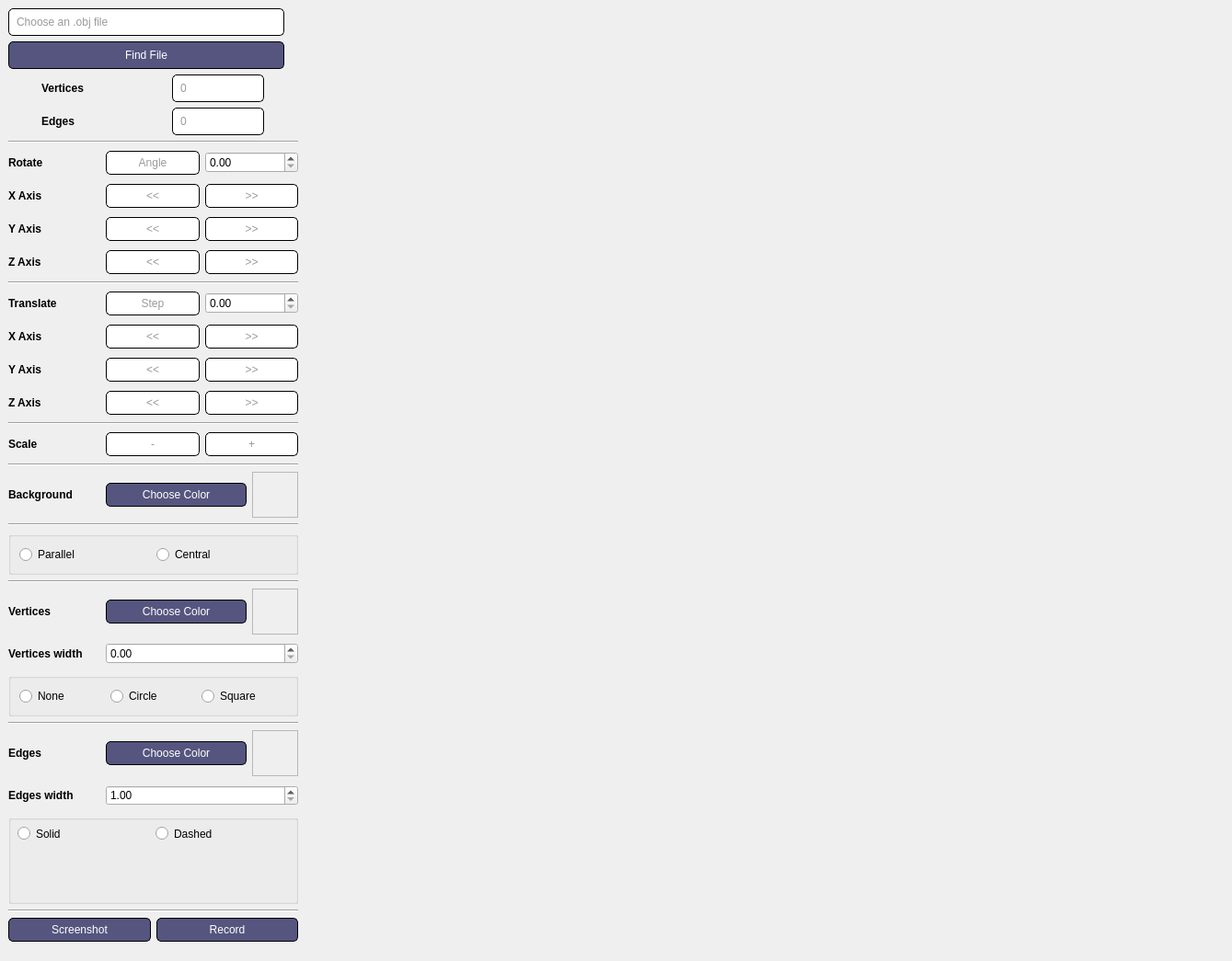
<?xml version="1.0" encoding="UTF-8"?>
<ui version="4.0">
 <class>MainWindow</class>
 <widget class="QMainWindow" name="MainWindow">
  <property name="geometry">
   <rect>
    <x>0</x>
    <y>0</y>
    <width>1339</width>
    <height>1045</height>
   </rect>
  </property>
  <property name="sizePolicy">
   <sizepolicy hsizetype="Minimum" vsizetype="Minimum">
    <horstretch>0</horstretch>
    <verstretch>0</verstretch>
   </sizepolicy>
  </property>
  <property name="minimumSize">
   <size>
    <width>800</width>
    <height>600</height>
   </size>
  </property>
  <property name="windowTitle">
   <string>3D Viewer</string>
  </property>
  <widget class="QWidget" name="centralwidget">
   <layout class="QHBoxLayout" name="horizontalLayout">
    <item>
     <layout class="QVBoxLayout" name="verticalLayout">
      <property name="spacing">
       <number>6</number>
      </property>
      <property name="bottomMargin">
       <number>12</number>
      </property>
      <item>
       <widget class="QLabel" name="filename">
        <property name="minimumSize">
         <size>
          <width>300</width>
          <height>30</height>
         </size>
        </property>
        <property name="maximumSize">
         <size>
          <width>300</width>
          <height>30</height>
         </size>
        </property>
        <property name="styleSheet">
         <string notr="true">QLabel {
	border: 1px solid black;
	border-radius: 5px;
	padding: 5px;
	color: rgb(154, 153, 155);
	background: white;
}
</string>
        </property>
        <property name="text">
         <string>Choose an .obj file</string>
        </property>
       </widget>
      </item>
      <item>
       <widget class="QPushButton" name="pushButton">
        <property name="minimumSize">
         <size>
          <width>300</width>
          <height>30</height>
         </size>
        </property>
        <property name="maximumSize">
         <size>
          <width>300</width>
          <height>30</height>
         </size>
        </property>
        <property name="styleSheet">
         <string notr="true">QPushButton {
	border: 1px solid black;
	border-radius: 5px;
	padding: 5px;
	color: rgb(255, 255, 255);
	background: rgb(85,85,127);
}</string>
        </property>
        <property name="text">
         <string>Find File</string>
        </property>
       </widget>
      </item>
      <item>
       <layout class="QGridLayout" name="gridLayout_2">
        <item row="0" column="0">
         <widget class="QLabel" name="label_4">
          <property name="minimumSize">
           <size>
            <width>100</width>
            <height>30</height>
           </size>
          </property>
          <property name="maximumSize">
           <size>
            <width>100</width>
            <height>30</height>
           </size>
          </property>
          <property name="font">
           <font>
            <bold>true</bold>
           </font>
          </property>
          <property name="text">
           <string>Vertices</string>
          </property>
         </widget>
        </item>
        <item row="0" column="1">
         <widget class="QLabel" name="label_3">
          <property name="minimumSize">
           <size>
            <width>100</width>
            <height>30</height>
           </size>
          </property>
          <property name="maximumSize">
           <size>
            <width>100</width>
            <height>30</height>
           </size>
          </property>
          <property name="styleSheet">
           <string notr="true">QLabel {
	border: 1px solid black;
	border-radius: 5px;
	padding: 5px;
	color: rgb(154, 153, 155);
	background: white;
}
</string>
          </property>
          <property name="text">
           <string>0</string>
          </property>
         </widget>
        </item>
       </layout>
      </item>
      <item>
       <layout class="QGridLayout" name="gridLayout_3">
        <item row="0" column="1">
         <widget class="QLabel" name="label_5">
          <property name="minimumSize">
           <size>
            <width>100</width>
            <height>30</height>
           </size>
          </property>
          <property name="maximumSize">
           <size>
            <width>100</width>
            <height>30</height>
           </size>
          </property>
          <property name="styleSheet">
           <string notr="true">QLabel {
	border: 1px solid black;
	border-radius: 5px;
	padding: 5px;
	color: rgb(154, 153, 155);
	background: white;
}
</string>
          </property>
          <property name="text">
           <string>0</string>
          </property>
         </widget>
        </item>
        <item row="0" column="0">
         <widget class="QLabel" name="label_6">
          <property name="minimumSize">
           <size>
            <width>100</width>
            <height>30</height>
           </size>
          </property>
          <property name="maximumSize">
           <size>
            <width>100</width>
            <height>30</height>
           </size>
          </property>
          <property name="font">
           <font>
            <bold>true</bold>
           </font>
          </property>
          <property name="text">
           <string>Edges</string>
          </property>
         </widget>
        </item>
       </layout>
      </item>
      <item>
       <widget class="Line" name="line">
        <property name="orientation">
         <enum>Qt::Horizontal</enum>
        </property>
       </widget>
      </item>
      <item>
       <layout class="QGridLayout" name="gridLayout_4">
        <item row="0" column="0">
         <widget class="QLabel" name="label_8">
          <property name="minimumSize">
           <size>
            <width>100</width>
            <height>30</height>
           </size>
          </property>
          <property name="maximumSize">
           <size>
            <width>100</width>
            <height>30</height>
           </size>
          </property>
          <property name="font">
           <font>
            <bold>true</bold>
           </font>
          </property>
          <property name="text">
           <string>Rotate</string>
          </property>
         </widget>
        </item>
        <item row="0" column="1">
         <widget class="QPushButton" name="pushButton_2">
          <property name="styleSheet">
           <string notr="true">QPushButton{
	border: 1px solid black;
	border-radius: 5px;
	padding: 5px;
	color: rgb(154, 153, 155);
	background: white;
}
</string>
          </property>
          <property name="text">
           <string>Angle</string>
          </property>
         </widget>
        </item>
        <item row="0" column="2">
         <widget class="QDoubleSpinBox" name="rotateAngle">
          <property name="decimals">
           <number>2</number>
          </property>
          <property name="maximum">
           <double>360.000000000000000</double>
          </property>
         </widget>
        </item>
       </layout>
      </item>
      <item>
       <layout class="QGridLayout" name="RotateXGroup">
        <item row="0" column="2">
         <widget class="QPushButton" name="rotateXRight">
          <property name="styleSheet">
           <string notr="true">QPushButton{
	border: 1px solid black;
	border-radius: 5px;
	padding: 5px;
	color: rgb(154, 153, 155);
	background: white;
}</string>
          </property>
          <property name="text">
           <string>&gt;&gt;</string>
          </property>
         </widget>
        </item>
        <item row="0" column="0">
         <widget class="QLabel" name="label_16">
          <property name="minimumSize">
           <size>
            <width>100</width>
            <height>30</height>
           </size>
          </property>
          <property name="maximumSize">
           <size>
            <width>100</width>
            <height>30</height>
           </size>
          </property>
          <property name="font">
           <font>
            <bold>true</bold>
           </font>
          </property>
          <property name="text">
           <string>X Axis</string>
          </property>
         </widget>
        </item>
        <item row="0" column="1">
         <widget class="QPushButton" name="rotatexLeft">
          <property name="styleSheet">
           <string notr="true">QPushButton{
	border: 1px solid black;
	border-radius: 5px;
	padding: 5px;
	color: rgb(154, 153, 155);
	background: white;
}
</string>
          </property>
          <property name="text">
           <string>&lt;&lt;</string>
          </property>
         </widget>
        </item>
       </layout>
      </item>
      <item>
       <layout class="QGridLayout" name="RotateYGroup">
        <item row="0" column="0">
         <widget class="QLabel" name="label_17">
          <property name="minimumSize">
           <size>
            <width>100</width>
            <height>30</height>
           </size>
          </property>
          <property name="maximumSize">
           <size>
            <width>100</width>
            <height>30</height>
           </size>
          </property>
          <property name="font">
           <font>
            <bold>true</bold>
           </font>
          </property>
          <property name="text">
           <string>Y Axis</string>
          </property>
         </widget>
        </item>
        <item row="0" column="1">
         <widget class="QPushButton" name="rotateYLeft">
          <property name="styleSheet">
           <string notr="true">QPushButton{
	border: 1px solid black;
	border-radius: 5px;
	padding: 5px;
	color: rgb(154, 153, 155);
	background: white;
}
</string>
          </property>
          <property name="text">
           <string>&lt;&lt;</string>
          </property>
         </widget>
        </item>
        <item row="0" column="2">
         <widget class="QPushButton" name="rotateYRight">
          <property name="styleSheet">
           <string notr="true">QPushButton{
	border: 1px solid black;
	border-radius: 5px;
	padding: 5px;
	color: rgb(154, 153, 155);
	background: white;
}</string>
          </property>
          <property name="text">
           <string>&gt;&gt;</string>
          </property>
         </widget>
        </item>
       </layout>
      </item>
      <item>
       <layout class="QGridLayout" name="RotateZGroup">
        <item row="0" column="0">
         <widget class="QLabel" name="label_18">
          <property name="minimumSize">
           <size>
            <width>100</width>
            <height>30</height>
           </size>
          </property>
          <property name="maximumSize">
           <size>
            <width>100</width>
            <height>30</height>
           </size>
          </property>
          <property name="font">
           <font>
            <bold>true</bold>
           </font>
          </property>
          <property name="text">
           <string>Z Axis</string>
          </property>
         </widget>
        </item>
        <item row="0" column="1">
         <widget class="QPushButton" name="rotateZLeft">
          <property name="styleSheet">
           <string notr="true">QPushButton{
	border: 1px solid black;
	border-radius: 5px;
	padding: 5px;
	color: rgb(154, 153, 155);
	background: white;
}
</string>
          </property>
          <property name="text">
           <string>&lt;&lt;</string>
          </property>
         </widget>
        </item>
        <item row="0" column="2">
         <widget class="QPushButton" name="rotateZRight">
          <property name="styleSheet">
           <string notr="true">QPushButton{
	border: 1px solid black;
	border-radius: 5px;
	padding: 5px;
	color: rgb(154, 153, 155);
	background: white;
}</string>
          </property>
          <property name="text">
           <string>&gt;&gt;</string>
          </property>
         </widget>
        </item>
       </layout>
      </item>
      <item>
       <widget class="Line" name="line_2">
        <property name="orientation">
         <enum>Qt::Horizontal</enum>
        </property>
       </widget>
      </item>
      <item>
       <layout class="QGridLayout" name="gridLayout_8">
        <item row="0" column="0">
         <widget class="QLabel" name="label_15">
          <property name="minimumSize">
           <size>
            <width>100</width>
            <height>30</height>
           </size>
          </property>
          <property name="maximumSize">
           <size>
            <width>100</width>
            <height>30</height>
           </size>
          </property>
          <property name="font">
           <font>
            <bold>true</bold>
           </font>
          </property>
          <property name="text">
           <string>Translate</string>
          </property>
         </widget>
        </item>
        <item row="0" column="1">
         <widget class="QPushButton" name="pushButton_4">
          <property name="styleSheet">
           <string notr="true">QPushButton{
	border: 1px solid black;
	border-radius: 5px;
	padding: 5px;
	color: rgb(154, 153, 155);
	background: white;
}
</string>
          </property>
          <property name="text">
           <string>Step</string>
          </property>
         </widget>
        </item>
        <item row="0" column="2">
         <widget class="QDoubleSpinBox" name="stepTranslate"/>
        </item>
       </layout>
      </item>
      <item>
       <layout class="QGridLayout" name="TraslateXGroup">
        <item row="0" column="0">
         <widget class="QLabel" name="label_19">
          <property name="minimumSize">
           <size>
            <width>100</width>
            <height>30</height>
           </size>
          </property>
          <property name="maximumSize">
           <size>
            <width>100</width>
            <height>30</height>
           </size>
          </property>
          <property name="font">
           <font>
            <bold>true</bold>
           </font>
          </property>
          <property name="text">
           <string>X Axis</string>
          </property>
         </widget>
        </item>
        <item row="0" column="1">
         <widget class="QPushButton" name="translateXLeft">
          <property name="styleSheet">
           <string notr="true">QPushButton{
	border: 1px solid black;
	border-radius: 5px;
	padding: 5px;
	color: rgb(154, 153, 155);
	background: white;
}
</string>
          </property>
          <property name="text">
           <string>&lt;&lt;</string>
          </property>
         </widget>
        </item>
        <item row="0" column="2">
         <widget class="QPushButton" name="translateXRight">
          <property name="styleSheet">
           <string notr="true">QPushButton{
	border: 1px solid black;
	border-radius: 5px;
	padding: 5px;
	color: rgb(154, 153, 155);
	background: white;
}</string>
          </property>
          <property name="text">
           <string>&gt;&gt;</string>
          </property>
         </widget>
        </item>
       </layout>
      </item>
      <item>
       <layout class="QGridLayout" name="TraslateYGroup">
        <item row="0" column="1">
         <widget class="QPushButton" name="translateYLeft">
          <property name="styleSheet">
           <string notr="true">QPushButton{
	border: 1px solid black;
	border-radius: 5px;
	padding: 5px;
	color: rgb(154, 153, 155);
	background: white;
}
</string>
          </property>
          <property name="text">
           <string>&lt;&lt;</string>
          </property>
         </widget>
        </item>
        <item row="0" column="0">
         <widget class="QLabel" name="label_22">
          <property name="minimumSize">
           <size>
            <width>100</width>
            <height>30</height>
           </size>
          </property>
          <property name="maximumSize">
           <size>
            <width>100</width>
            <height>30</height>
           </size>
          </property>
          <property name="font">
           <font>
            <bold>true</bold>
           </font>
          </property>
          <property name="text">
           <string>Y Axis</string>
          </property>
         </widget>
        </item>
        <item row="0" column="2">
         <widget class="QPushButton" name="translateYRight">
          <property name="styleSheet">
           <string notr="true">QPushButton{
	border: 1px solid black;
	border-radius: 5px;
	padding: 5px;
	color: rgb(154, 153, 155);
	background: white;
}</string>
          </property>
          <property name="text">
           <string>&gt;&gt;</string>
          </property>
         </widget>
        </item>
       </layout>
      </item>
      <item>
       <layout class="QGridLayout" name="TraslateZGroup">
        <item row="0" column="2">
         <widget class="QPushButton" name="translateZRight">
          <property name="styleSheet">
           <string notr="true">QPushButton{
	border: 1px solid black;
	border-radius: 5px;
	padding: 5px;
	color: rgb(154, 153, 155);
	background: white;
}</string>
          </property>
          <property name="text">
           <string>&gt;&gt;</string>
          </property>
         </widget>
        </item>
        <item row="0" column="1">
         <widget class="QPushButton" name="translateZLeft">
          <property name="styleSheet">
           <string notr="true">QPushButton{
	border: 1px solid black;
	border-radius: 5px;
	padding: 5px;
	color: rgb(154, 153, 155);
	background: white;
}
</string>
          </property>
          <property name="text">
           <string>&lt;&lt;</string>
          </property>
         </widget>
        </item>
        <item row="0" column="0">
         <widget class="QLabel" name="label_23">
          <property name="minimumSize">
           <size>
            <width>100</width>
            <height>30</height>
           </size>
          </property>
          <property name="maximumSize">
           <size>
            <width>100</width>
            <height>30</height>
           </size>
          </property>
          <property name="font">
           <font>
            <bold>true</bold>
           </font>
          </property>
          <property name="text">
           <string>Z Axis</string>
          </property>
         </widget>
        </item>
       </layout>
      </item>
      <item>
       <widget class="Line" name="line_3">
        <property name="orientation">
         <enum>Qt::Horizontal</enum>
        </property>
       </widget>
      </item>
      <item>
       <layout class="QGridLayout" name="gridLayout_17">
        <item row="0" column="0">
         <widget class="QLabel" name="label_24">
          <property name="minimumSize">
           <size>
            <width>100</width>
            <height>30</height>
           </size>
          </property>
          <property name="maximumSize">
           <size>
            <width>100</width>
            <height>30</height>
           </size>
          </property>
          <property name="font">
           <font>
            <bold>true</bold>
           </font>
          </property>
          <property name="text">
           <string>Scale</string>
          </property>
         </widget>
        </item>
        <item row="0" column="1">
         <widget class="QPushButton" name="scaleMinus">
          <property name="styleSheet">
           <string notr="true">QPushButton{
	border: 1px solid black;
	border-radius: 5px;
	padding: 5px;
	color: rgb(154, 153, 155);
	background: white;
}
</string>
          </property>
          <property name="text">
           <string>-</string>
          </property>
         </widget>
        </item>
        <item row="0" column="2">
         <widget class="QPushButton" name="scalePlus">
          <property name="styleSheet">
           <string notr="true">QPushButton{
	border: 1px solid black;
	border-radius: 5px;
	padding: 5px;
	color: rgb(154, 153, 155);
	background: white;
}</string>
          </property>
          <property name="text">
           <string>+</string>
          </property>
         </widget>
        </item>
       </layout>
      </item>
      <item>
       <widget class="Line" name="line_4">
        <property name="orientation">
         <enum>Qt::Horizontal</enum>
        </property>
       </widget>
      </item>
      <item>
       <layout class="QGridLayout" name="gridLayout_19">
        <item row="0" column="0">
         <widget class="QLabel" name="LabBackground">
          <property name="minimumSize">
           <size>
            <width>100</width>
            <height>30</height>
           </size>
          </property>
          <property name="maximumSize">
           <size>
            <width>100</width>
            <height>30</height>
           </size>
          </property>
          <property name="font">
           <font>
            <bold>true</bold>
           </font>
          </property>
          <property name="text">
           <string>Background</string>
          </property>
         </widget>
        </item>
        <item row="0" column="1">
         <widget class="QPushButton" name="pushButton_24">
          <property name="styleSheet">
           <string notr="true">QPushButton {
	border: 1px solid black;
	border-radius: 5px;
	padding: 5px;
	color: rgb(255, 255, 255);
	background: rgb(85,85,127);
}</string>
          </property>
          <property name="text">
           <string>Choose Color</string>
          </property>
         </widget>
        </item>
        <item row="0" column="2">
         <widget class="QTextEdit" name="ColorBackShow">
          <property name="enabled">
           <bool>false</bool>
          </property>
          <property name="minimumSize">
           <size>
            <width>50</width>
            <height>50</height>
           </size>
          </property>
          <property name="maximumSize">
           <size>
            <width>50</width>
            <height>50</height>
           </size>
          </property>
         </widget>
        </item>
       </layout>
      </item>
      <item>
       <widget class="Line" name="line_5">
        <property name="orientation">
         <enum>Qt::Horizontal</enum>
        </property>
       </widget>
      </item>
      <item>
       <widget class="QGroupBox" name="GroupTypeProjection">
        <layout class="QGridLayout" name="GridTypeProjection">
         <item row="0" column="0">
          <widget class="QRadioButton" name="projectionOrtho">
           <property name="autoFillBackground">
            <bool>false</bool>
           </property>
           <property name="text">
            <string>Parallel</string>
           </property>
          </widget>
         </item>
         <item row="0" column="1">
          <widget class="QRadioButton" name="projectionFrustum">
           <property name="text">
            <string>Central</string>
           </property>
          </widget>
         </item>
        </layout>
       </widget>
      </item>
      <item>
       <widget class="Line" name="line_6">
        <property name="orientation">
         <enum>Qt::Horizontal</enum>
        </property>
       </widget>
      </item>
      <item>
       <layout class="QGridLayout" name="gridLayout_21">
        <item row="0" column="0">
         <widget class="QLabel" name="label_27">
          <property name="minimumSize">
           <size>
            <width>100</width>
            <height>30</height>
           </size>
          </property>
          <property name="maximumSize">
           <size>
            <width>100</width>
            <height>30</height>
           </size>
          </property>
          <property name="font">
           <font>
            <bold>true</bold>
           </font>
          </property>
          <property name="text">
           <string>Vertices</string>
          </property>
         </widget>
        </item>
        <item row="0" column="1">
         <widget class="QPushButton" name="chooseColorVert">
          <property name="styleSheet">
           <string notr="true">QPushButton {
	border: 1px solid black;
	border-radius: 5px;
	padding: 5px;
	color: rgb(255, 255, 255);
	background: rgb(85,85,127);
}</string>
          </property>
          <property name="text">
           <string>Choose Color</string>
          </property>
         </widget>
        </item>
        <item row="0" column="2">
         <widget class="QTextEdit" name="ColorVertexShow">
          <property name="enabled">
           <bool>false</bool>
          </property>
          <property name="maximumSize">
           <size>
            <width>50</width>
            <height>50</height>
           </size>
          </property>
         </widget>
        </item>
       </layout>
      </item>
      <item>
       <layout class="QGridLayout" name="gridLayout_22">
        <item row="0" column="1">
         <widget class="QDoubleSpinBox" name="doubleSpinVert">
          <property name="minimum">
           <double>0.000000000000000</double>
          </property>
         </widget>
        </item>
        <item row="0" column="0">
         <widget class="QLabel" name="label_28">
          <property name="minimumSize">
           <size>
            <width>100</width>
            <height>30</height>
           </size>
          </property>
          <property name="maximumSize">
           <size>
            <width>100</width>
            <height>30</height>
           </size>
          </property>
          <property name="font">
           <font>
            <bold>true</bold>
           </font>
          </property>
          <property name="text">
           <string>Vertices width</string>
          </property>
         </widget>
        </item>
       </layout>
      </item>
      <item>
       <widget class="QGroupBox" name="GroupVertexType">
        <layout class="QGridLayout" name="VertexTypeGroup">
         <item row="1" column="2">
          <widget class="QRadioButton" name="vertexTypeNone">
           <property name="text">
            <string>None</string>
           </property>
          </widget>
         </item>
         <item row="1" column="3">
          <widget class="QRadioButton" name="vertexTypeCicle">
           <property name="text">
            <string>Circle</string>
           </property>
          </widget>
         </item>
         <item row="1" column="4">
          <widget class="QRadioButton" name="vertexTypeSquare">
           <property name="text">
            <string>Square</string>
           </property>
          </widget>
         </item>
        </layout>
       </widget>
      </item>
      <item>
       <widget class="Line" name="line_7">
        <property name="orientation">
         <enum>Qt::Horizontal</enum>
        </property>
       </widget>
      </item>
      <item>
       <layout class="QGridLayout" name="gridLayout_23">
        <item row="0" column="1">
         <widget class="QPushButton" name="chooseColorEdge">
          <property name="styleSheet">
           <string notr="true">QPushButton {
	border: 1px solid black;
	border-radius: 5px;
	padding: 5px;
	color: rgb(255, 255, 255);
	background: rgb(85,85,127);
}</string>
          </property>
          <property name="text">
           <string>Choose Color</string>
          </property>
         </widget>
        </item>
        <item row="0" column="0">
         <widget class="QLabel" name="label_29">
          <property name="minimumSize">
           <size>
            <width>100</width>
            <height>30</height>
           </size>
          </property>
          <property name="maximumSize">
           <size>
            <width>100</width>
            <height>30</height>
           </size>
          </property>
          <property name="font">
           <font>
            <bold>true</bold>
           </font>
          </property>
          <property name="text">
           <string>Edges</string>
          </property>
         </widget>
        </item>
        <item row="0" column="2">
         <widget class="QTextEdit" name="ColorEdgeShow">
          <property name="enabled">
           <bool>false</bool>
          </property>
          <property name="maximumSize">
           <size>
            <width>50</width>
            <height>50</height>
           </size>
          </property>
         </widget>
        </item>
       </layout>
      </item>
      <item>
       <layout class="QGridLayout" name="gridLayout_24">
        <item row="0" column="1">
         <widget class="QDoubleSpinBox" name="spinWidthLine">
          <property name="styleSheet">
           <string notr="true">QDoubleSpinBoxl {
	border: 1px solid black;
	border-radius: 5px;
	padding: 5px;
	color: rgb(154, 153, 155);
	background: white;
}
</string>
          </property>
          <property name="minimum">
           <double>1.000000000000000</double>
          </property>
         </widget>
        </item>
        <item row="0" column="0">
         <widget class="QLabel" name="label_30">
          <property name="minimumSize">
           <size>
            <width>100</width>
            <height>30</height>
           </size>
          </property>
          <property name="maximumSize">
           <size>
            <width>100</width>
            <height>30</height>
           </size>
          </property>
          <property name="font">
           <font>
            <bold>true</bold>
           </font>
          </property>
          <property name="text">
           <string>Edges width</string>
          </property>
         </widget>
        </item>
       </layout>
      </item>
      <item>
       <layout class="QGridLayout" name="GridTypeLine"/>
      </item>
      <item>
       <widget class="QGroupBox" name="groupBox">
        <property name="sizePolicy">
         <sizepolicy hsizetype="MinimumExpanding" vsizetype="MinimumExpanding">
          <horstretch>0</horstretch>
          <verstretch>0</verstretch>
         </sizepolicy>
        </property>
        <property name="title">
         <string/>
        </property>
        <widget class="QRadioButton" name="radioBSolid">
         <property name="geometry">
          <rect>
           <x>10</x>
           <y>10</y>
           <width>111</width>
           <height>21</height>
          </rect>
         </property>
         <property name="text">
          <string>Solid</string>
         </property>
        </widget>
        <widget class="QRadioButton" name="radioBDashed">
         <property name="geometry">
          <rect>
           <x>160</x>
           <y>10</y>
           <width>131</width>
           <height>21</height>
          </rect>
         </property>
         <property name="text">
          <string>Dashed</string>
         </property>
        </widget>
       </widget>
      </item>
      <item>
       <widget class="Line" name="line_8">
        <property name="orientation">
         <enum>Qt::Horizontal</enum>
        </property>
       </widget>
      </item>
      <item>
       <layout class="QGridLayout" name="gridLayout_26">
        <item row="0" column="0">
         <widget class="QPushButton" name="pushButton_14">
          <property name="styleSheet">
           <string notr="true">QPushButton {
	border: 1px solid black;
	border-radius: 5px;
	padding: 5px;
	color: rgb(255, 255, 255);
	background: rgb(85,85,127);
}</string>
          </property>
          <property name="text">
           <string>Screenshot</string>
          </property>
         </widget>
        </item>
        <item row="0" column="1">
         <widget class="QPushButton" name="pushButton_15">
          <property name="styleSheet">
           <string notr="true">QPushButton {
	border: 1px solid black;
	border-radius: 5px;
	padding: 5px;
	color: rgb(255, 255, 255);
	background: rgb(85,85,127);
}</string>
          </property>
          <property name="text">
           <string>Record</string>
          </property>
         </widget>
        </item>
       </layout>
      </item>
     </layout>
    </item>
    <item>
     <widget class="GLWidget" name="GLwidget" native="true">
      <property name="enabled">
       <bool>true</bool>
      </property>
      <property name="sizePolicy">
       <sizepolicy hsizetype="Expanding" vsizetype="Expanding">
        <horstretch>0</horstretch>
        <verstretch>0</verstretch>
       </sizepolicy>
      </property>
      <property name="minimumSize">
       <size>
        <width>1000</width>
        <height>1000</height>
       </size>
      </property>
      <property name="maximumSize">
       <size>
        <width>1000</width>
        <height>16777215</height>
       </size>
      </property>
      <property name="autoFillBackground">
       <bool>true</bool>
      </property>
     </widget>
    </item>
   </layout>
  </widget>
 </widget>
 <customwidgets>
  <customwidget>
   <class>GLWidget</class>
   <extends>QWidget</extends>
   <header>glwidget.h</header>
   <container>1</container>
  </customwidget>
 </customwidgets>
 <resources/>
 <connections/>
</ui>
